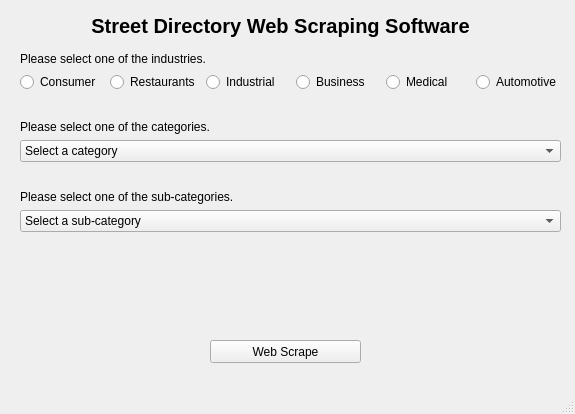
<?xml version="1.0" encoding="UTF-8"?>
<ui version="4.0">
 <class>MainWindow</class>
 <widget class="QMainWindow" name="MainWindow">
  <property name="geometry">
   <rect>
    <x>0</x>
    <y>0</y>
    <width>575</width>
    <height>414</height>
   </rect>
  </property>
  <property name="windowTitle">
   <string>MainWindow</string>
  </property>
  <widget class="QWidget" name="centralwidget">
   <widget class="QLabel" name="titleLabel">
    <property name="geometry">
     <rect>
      <x>0</x>
      <y>0</y>
      <width>561</width>
      <height>51</height>
     </rect>
    </property>
    <property name="font">
     <font>
      <pointsize>15</pointsize>
      <weight>75</weight>
      <bold>true</bold>
      <underline>false</underline>
      <kerning>true</kerning>
     </font>
    </property>
    <property name="mouseTracking">
     <bool>false</bool>
    </property>
    <property name="text">
     <string>Street Directory Web Scraping Software</string>
    </property>
    <property name="alignment">
     <set>Qt::AlignCenter</set>
    </property>
   </widget>
   <widget class="QWidget" name="verticalLayoutWidget">
    <property name="geometry">
     <rect>
      <x>20</x>
      <y>50</y>
      <width>541</width>
      <height>184</height>
     </rect>
    </property>
    <layout class="QVBoxLayout" name="contentLayout">
     <item>
      <layout class="QVBoxLayout" name="industryLayout">
       <item>
        <widget class="QLabel" name="industryInstruction">
         <property name="sizePolicy">
          <sizepolicy hsizetype="Preferred" vsizetype="Maximum">
           <horstretch>0</horstretch>
           <verstretch>0</verstretch>
          </sizepolicy>
         </property>
         <property name="text">
          <string>Please select one of the industries.</string>
         </property>
         <property name="alignment">
          <set>Qt::AlignLeading|Qt::AlignLeft|Qt::AlignTop</set>
         </property>
        </widget>
       </item>
       <item>
        <layout class="QHBoxLayout" name="industryOption">
         <item>
          <widget class="QRadioButton" name="consumerRB">
           <property name="text">
            <string>Consumer</string>
           </property>
          </widget>
         </item>
         <item>
          <widget class="QRadioButton" name="restaurantsRB">
           <property name="text">
            <string>Restaurants</string>
           </property>
          </widget>
         </item>
         <item>
          <widget class="QRadioButton" name="industrialRB">
           <property name="text">
            <string>Industrial</string>
           </property>
          </widget>
         </item>
         <item>
          <widget class="QRadioButton" name="businessRB">
           <property name="text">
            <string>Business</string>
           </property>
          </widget>
         </item>
         <item>
          <widget class="QRadioButton" name="medicalRB">
           <property name="text">
            <string>Medical</string>
           </property>
          </widget>
         </item>
         <item>
          <widget class="QRadioButton" name="automotiveRB">
           <property name="text">
            <string>Automotive</string>
           </property>
          </widget>
         </item>
        </layout>
       </item>
      </layout>
     </item>
     <item>
      <layout class="QVBoxLayout" name="categoryLayout">
       <property name="topMargin">
        <number>20</number>
       </property>
       <item>
        <widget class="QLabel" name="categoryInstruction">
         <property name="sizePolicy">
          <sizepolicy hsizetype="Preferred" vsizetype="Maximum">
           <horstretch>0</horstretch>
           <verstretch>0</verstretch>
          </sizepolicy>
         </property>
         <property name="text">
          <string>Please select one of the categories.</string>
         </property>
         <property name="alignment">
          <set>Qt::AlignLeading|Qt::AlignLeft|Qt::AlignTop</set>
         </property>
        </widget>
       </item>
       <item>
        <layout class="QHBoxLayout" name="categoryOption">
         <item>
          <widget class="QComboBox" name="categoryMenu">
           <property name="sizePolicy">
            <sizepolicy hsizetype="Minimum" vsizetype="Maximum">
             <horstretch>0</horstretch>
             <verstretch>0</verstretch>
            </sizepolicy>
           </property>
           <item>
            <property name="text">
             <string>Select a category</string>
            </property>
           </item>
          </widget>
         </item>
        </layout>
       </item>
      </layout>
     </item>
     <item>
      <layout class="QVBoxLayout" name="subCategoryLayout">
       <property name="topMargin">
        <number>20</number>
       </property>
       <item>
        <widget class="QLabel" name="subCategoryInstruction">
         <property name="sizePolicy">
          <sizepolicy hsizetype="Preferred" vsizetype="Maximum">
           <horstretch>0</horstretch>
           <verstretch>0</verstretch>
          </sizepolicy>
         </property>
         <property name="text">
          <string>Please select one of the sub-categories.</string>
         </property>
         <property name="alignment">
          <set>Qt::AlignLeading|Qt::AlignLeft|Qt::AlignTop</set>
         </property>
        </widget>
       </item>
       <item>
        <widget class="QComboBox" name="subCategoryMenu">
         <property name="sizePolicy">
          <sizepolicy hsizetype="Minimum" vsizetype="Maximum">
           <horstretch>0</horstretch>
           <verstretch>0</verstretch>
          </sizepolicy>
         </property>
         <property name="maximumSize">
          <size>
           <width>16777215</width>
           <height>16777215</height>
          </size>
         </property>
         <item>
          <property name="text">
           <string>Select a sub-category</string>
          </property>
         </item>
        </widget>
       </item>
      </layout>
     </item>
    </layout>
   </widget>
   <widget class="QPushButton" name="webScrapeButton">
    <property name="geometry">
     <rect>
      <x>210</x>
      <y>340</y>
      <width>151</width>
      <height>23</height>
     </rect>
    </property>
    <property name="sizePolicy">
     <sizepolicy hsizetype="Maximum" vsizetype="Fixed">
      <horstretch>0</horstretch>
      <verstretch>0</verstretch>
     </sizepolicy>
    </property>
    <property name="maximumSize">
     <size>
      <width>16777215</width>
      <height>16777215</height>
     </size>
    </property>
    <property name="text">
     <string>Web Scrape</string>
    </property>
    <property name="iconSize">
     <size>
      <width>16</width>
      <height>16</height>
     </size>
    </property>
   </widget>
   <widget class="QLabel" name="messageLabel">
    <property name="geometry">
     <rect>
      <x>20</x>
      <y>240</y>
      <width>541</width>
      <height>81</height>
     </rect>
    </property>
    <property name="text">
     <string/>
    </property>
    <property name="alignment">
     <set>Qt::AlignCenter</set>
    </property>
   </widget>
  </widget>
  <widget class="QMenuBar" name="menubar">
   <property name="geometry">
    <rect>
     <x>0</x>
     <y>0</y>
     <width>575</width>
     <height>21</height>
    </rect>
   </property>
  </widget>
  <widget class="QStatusBar" name="statusbar"/>
 </widget>
 <resources/>
 <connections/>
</ui>
